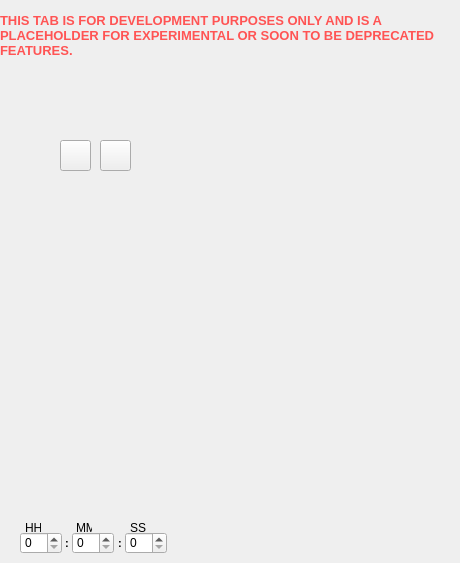
    <widget class="QWidget" name="tab">
     <attribute name="title">
      <string>DevTab</string>
     </attribute>
     <widget class="QLabel" name="L_DevelopementPlaceholder">
      <property name="geometry">
       <rect>
        <x>0</x>
        <y>10</y>
        <width>451</width>
        <height>51</height>
       </rect>
      </property>
      <property name="font">
       <font>
        <pointsize>10</pointsize>
        <italic>false</italic>
        <bold>true</bold>
       </font>
      </property>
      <property name="text">
       <string>&lt;html&gt;&lt;head/&gt;&lt;body&gt;&lt;p&gt;&lt;span style=&quot; color:#ff5454;&quot;&gt;THIS TAB IS FOR DEVELOPMENT PURPOSES ONLY AND IS A PLACEHOLDER FOR EXPERIMENTAL OR SOON TO BE DEPRECATED FEATURES.&lt;/span&gt;&lt;/p&gt;&lt;/body&gt;&lt;/html&gt;</string>
      </property>
      <property name="wordWrap">
       <bool>true</bool>
      </property>
     </widget>
     <widget class="QSpinBox" name="spinBox">
      <property name="geometry">
       <rect>
        <x>20</x>
        <y>532</y>
        <width>42</width>
        <height>22</height>
       </rect>
      </property>
      <property name="buttonSymbols">
       <enum>QAbstractSpinBox::UpDownArrows</enum>
      </property>
      <property name="maximum">
       <number>23</number>
      </property>
     </widget>
     <widget class="QSpinBox" name="spinBox_2">
      <property name="geometry">
       <rect>
        <x>72</x>
        <y>532</y>
        <width>42</width>
        <height>22</height>
       </rect>
      </property>
      <property name="maximum">
       <number>59</number>
      </property>
     </widget>
     <widget class="QSpinBox" name="spinBox_3">
      <property name="geometry">
       <rect>
        <x>125</x>
        <y>532</y>
        <width>42</width>
        <height>22</height>
       </rect>
      </property>
      <property name="maximum">
       <number>59</number>
      </property>
     </widget>
     <widget class="QLabel" name="label_9">
      <property name="geometry">
       <rect>
        <x>65</x>
        <y>535</y>
        <width>16</width>
        <height>16</height>
       </rect>
      </property>
      <property name="font">
       <font>
        <pointsize>8</pointsize>
        <italic>false</italic>
        <bold>true</bold>
       </font>
      </property>
      <property name="text">
       <string>:</string>
      </property>
     </widget>
     <widget class="QLabel" name="label_10">
      <property name="geometry">
       <rect>
        <x>118</x>
        <y>535</y>
        <width>16</width>
        <height>16</height>
       </rect>
      </property>
      <property name="font">
       <font>
        <pointsize>8</pointsize>
        <italic>false</italic>
        <bold>true</bold>
       </font>
      </property>
      <property name="text">
       <string>:</string>
      </property>
     </widget>
     <widget class="QLabel" name="label_12">
      <property name="geometry">
       <rect>
        <x>25</x>
        <y>520</y>
        <width>16</width>
        <height>16</height>
       </rect>
      </property>
      <property name="text">
       <string>HH</string>
      </property>
     </widget>
     <widget class="QLabel" name="label_14">
      <property name="geometry">
       <rect>
        <x>76</x>
        <y>520</y>
        <width>16</width>
        <height>16</height>
       </rect>
      </property>
      <property name="text">
       <string>MM</string>
      </property>
     </widget>
     <widget class="QLabel" name="label_17">
      <property name="geometry">
       <rect>
        <x>130</x>
        <y>520</y>
        <width>16</width>
        <height>16</height>
       </rect>
      </property>
      <property name="text">
       <string>SS</string>
      </property>
     </widget>
     <widget class="QPushButton" name="ViewLicense">
      <property name="geometry">
       <rect>
        <x>60</x>
        <y>140</y>
        <width>31</width>
        <height>31</height>
       </rect>
      </property>
      <property name="toolTip">
       <string>FreeFactory License</string>
      </property>
      <property name="text">
       <string/>
      </property>
      <property name="icon">
       <iconset>
        <normaloff>../Pics/License-32x32.gif</normaloff>../Pics/License-32x32.gif</iconset>
      </property>
      <property name="iconSize">
       <size>
        <width>32</width>
        <height>32</height>
       </size>
      </property>
     </widget>
     <widget class="QPushButton" name="AboutFreeFactory">
      <property name="geometry">
       <rect>
        <x>100</x>
        <y>140</y>
        <width>31</width>
        <height>31</height>
       </rect>
      </property>
      <property name="toolTip">
       <string>About FreeFactory</string>
      </property>
      <property name="text">
       <string/>
      </property>
      <property name="icon">
       <iconset>
        <normaloff>../Pics/FreeFactoryQT.ico</normaloff>../Pics/FreeFactoryQT.ico</iconset>
      </property>
      <property name="iconSize">
       <size>
        <width>32</width>
        <height>32</height>
       </size>
      </property>
     </widget>
    </widget>
